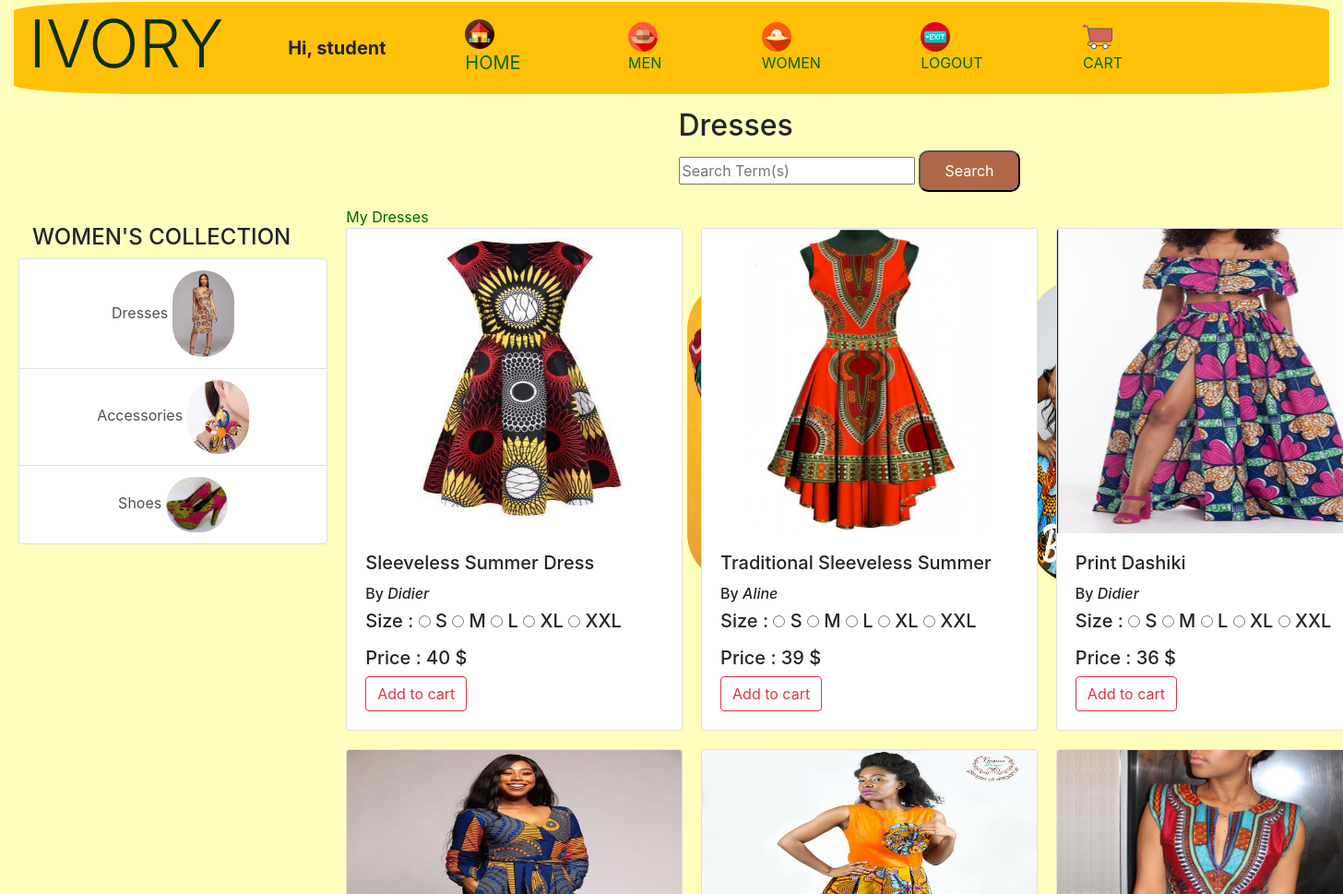
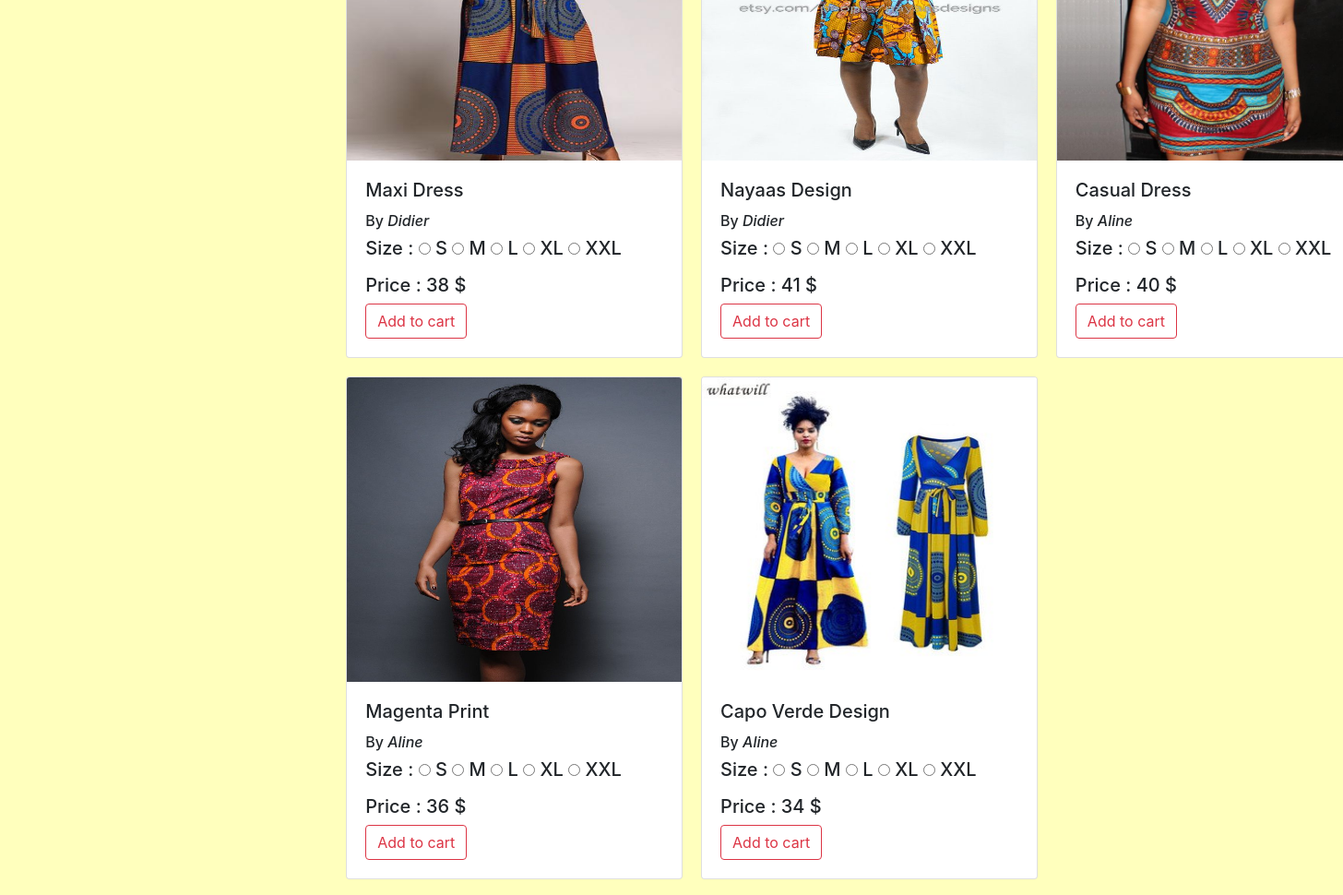
Screenshot of /dress/ (signed in) with the database file from the repository (2 pictures, top to bottom).
### ivoryApp/models.py (models this page shows, shortened)
class Dress(models.Model):
    dress_title = models.CharField(max_length=200)
    dress_picture = models.ImageField(upload_to="media/images/", null=True, blank=True)
    dress_price = models.IntegerField(default=0)
    dress_ForeignKey = models.ForeignKey(UserLoginModel, on_delete=models.SET_NULL, null=True, blank=True)

class UserLoginModel(models.Model):
    username = models.CharField(max_length=200)
    email = models.EmailField()
    password = models.CharField(max_length=200)
    userForeignKey = models.ForeignKey(User, on_delete=models.SET_NULL, null=True, blank=True)
    def __str__(self):
        return self.username

### ivoryApp/views.py (the view)
# urls.py: path('dress/', views.dress, name='dress'),
def dress(request):
    form = MyForm()
    allDresses = Dress.objects.all()
    return render(request, 'ivoryApp/item/dress.html', {'allDresses': allDresses, 'form': form})

### ivoryApp/forms.py
class MyForm(forms.Form):
    ts_size = forms.ChoiceField(choices=CUSTOMER_SIZE)
    s_size = forms.ChoiceField(choices=CUSTOMER_SIZE)
    pant_size = forms.ChoiceField(choices=CUSTOMER_SIZE)
    sm_size = forms.ChoiceField(choices=CUSTOMER_SIZE_SHOES_MEN)
    dress_size = forms.ChoiceField(choices=CUSTOMER_SIZE)
    bj_size = forms.ChoiceField(choices=CUSTOMER_SIZE_ACCESSORY)
    sw_size = forms.ChoiceField(choices=CUSTOMER_SIZE_SHOES_WOMEN)

### ivoryApp/templates/ivoryApp/item/dress.html (shortened to what this page needs)
{% extends 'ivoryApp/women.html' %}
{% block content %}
<header>
    <h2>Dresses</h2>
    <form action="{% url 'search_dress' %}" method="post">
        <input type="text" name="mySearch" placeholder="Search Term(s)" aria-label="Search" >
        <button type="submit">Search</button>
    </form>
</header>
<aside>
    {% if user.is_authenticated %}
    <a href="{% url 'yourdress' %}">My Dresses</a>
    {% endif %}
    {% if allDresses %}
    <div class="miniGrid">
    {% for eachdress in allDresses %}
    <div class="card" style="width: 22.8rem;">
        <img src="{{eachdress.dress_picture.url}}" class="card-img-top" alt="image item">
        <div class="card-body">
            <h5 class="card-title">{{ eachdress.dress_title }}</h5>
            <h6>
                By <i>{{ eachdress.dress_ForeignKey}}</i> <br>
            </h6>
            <h5>
                Size :
                {% for choice in form.dress_size.field.choices %}
                <input type="radio" name="dress_size" value="{{choice.0}}"
                       />
                <label class="">{{choice.1}}</label>
                {% endfor %}
            </h5>
            <h5>Price : {{ eachdress.dress_price }} $</h5>
            {% if user.is_authenticated %}
            <a href="#" class="btn btn-outline-danger">Add to cart</a>
            {% endif %}
        </div>
    </div>
    {% endfor %}
    </div>
    {% endif %}
</aside>
{% endblock %}

### ivoryApp/templates/ivoryApp/women.html (shortened to what this page needs)
<!DOCTYPE html>
<html lang="en">
<head>
    {% load static %}
    <link rel="stylesheet" href="../../static/ivoryApp/css/bootstrap.css">
    <link rel="stylesheet" href="{% static 'ivoryApp/css/women.css' %}">
</head>
<body>
<div class="containerGrid">
{% block header %}
    {% if user.is_authenticated %}
    <nav class="navbar navbar-expand-lg navbar-warning bg-warning">
        <h1 class="display-3" style="color: #0b2e13">IVORY</h1>
        <a class="navbar-brand" >
            <b>Hi, {{ user.get_username }}</b>
        </a>
        <a class="navbar-brand" href="{% url 'index' %}">
            <img src="../../../media/images/logo_house.png" class="icon"/> <br>
            HOME
        </a>
        <div class="collapse navbar-collapse" >
            <ul class="navbar-nav mr-auto">
                <li class="nav-item active">
                    <a class="nav-link" href="{% url 'men' %}">
                        <img src="../../../media/images/logo_men.png" class="icon"/>
                        MEN<span class="sr-only">(current)</span>
                    </a>
                </li>
                <li class="nav-item active">
                    <a class="nav-link" href="{% url 'women' %}">
                        <img src="../../../media/images/logo_woman.png" class="icon"/>
                        WOMEN <span class="sr-only">(current)</span>
                    </a>
                </li>
                <li class="nav-item active">
                    <a class="nav-link" href="{% url 'logout' %}">
                        <img src="../../../media/images/logo_exit.png" class="icon"/>
                        LOGOUT <span class="sr-only">(current)</span>
                    </a>
                </li>
                <li class="nav-item active">
                    <a class="nav-link" href="{% url 'shoppingCart' %}">
                        <img src="../../../media/images/logo_credit-card.png" class="icon"/>
                        CART <span class="sr-only">(current)</span>
                    </a>
                </li>
            </ul>
        </div>
    </nav>
    {% endif %}
{% endblock %}
<section>
    <h4>WOMEN'S COLLECTION</h4>
    <div class="row">
        <div >
            <div class="list-group" id="list-tab" role="tablist">
                <a class="list-group-item list-group-item-action" id="list-home-list" data-toggle="list" href="{% url 'dress' %}" role="tab">
                    Dresses
                    <img src="../../../media/images/fashion12.jpg" class="verySmallImage" alt="tip">
                </a>
                <a class="list-group-item list-group-item-action" id="list-profile-list" data-toggle="list" href="{% url 'bagjewel' %}" role="tab">
                    Accessories
                    <img src="../../../media/images/fashion13.jpg" class="verySmallImage" alt="tip">
                </a>
                <a class="list-group-item list-group-item-action" id="list-settings-list" data-toggle="list" href="{% url 'shoeswomen' %}" role="tab">
                    Shoes
                    <img src="../../../media/images/fashion14.png" class="verySmallImage" alt="tip">
                </a>
            </div>
        </div>
    </div>
</section>
    <aside>
        <p>.</p>
        <p>.</p>
        <div class="miniGrid">
        </div>
    </aside>
{% block content %}
{% endblock %}
</div>
</body>
</html>

### ivoryApp/static/ivoryApp/css/women.css (style rules this page uses)
img { width: 350px; height: 330px; }
body { margin: 1.5px 15px; background-color: rgba(255, 255, 0, 0.26); }
a { color: darkgreen; list-style-type: none; text-decoration: none; }
button, input[type=submit] { border-radius: 10px; background-color: rgba(147, 49, 29, 0.73); color: white; height: 45px; width: 110px; }
.miniGrid { display: grid; grid-template-columns: repeat(3,1fr); grid-gap: 20px; }
.containerGrid { display: grid; grid-template-columns: repeat(4, 1fr); grid-gap: 15px; grid-template-areas: "nav nav nav nav" ". . header header" "section aside aside aside" "footer footer footer footer"; }
nav { grid-area: nav; height:100px; border-radius: 10%; }
a.navbar-brand { margin-left: 5%; }
li.nav-item.active { margin-left: 22%; }
header { grid-area: header; }
section { grid-area: section; padding: 20px; }
aside { grid-area: aside; }
.verySmallImage { width:23%; height:1%; border-radius: 40px; }
div#list-tab.list-group { text-align: center; }
.icon { width: 32px; height: 32px; }

### rows the page displays
Dress: dress_picture (picture), dress_title "Sleeveless Summer Dress", dress_ForeignKey "Didier", choice "S" "M" "L" "XL" "XXL", dress_price "40"
Dress: dress_picture (picture), dress_title "Traditional Sleeveless Summer", dress_ForeignKey "Aline", choice "S" "M" "L" "XL" "XXL", dress_price "39"
Dress: dress_picture (picture), dress_title "Print Dashiki", dress_ForeignKey "Didier", choice "S" "M" "L" "XL" "XXL", dress_price "36"
Dress: dress_picture (picture), dress_title "Maxi Dress", dress_ForeignKey "Didier", choice "S" "M" "L" "XL" "XXL", dress_price "38"
Dress: dress_picture (picture), dress_title "Nayaas Design", dress_ForeignKey "Didier", choice "S" "M" "L" "XL" "XXL", dress_price "41"
Dress: dress_picture (picture), dress_title "Casual Dress", dress_ForeignKey "Aline", choice "S" "M" "L" "XL" "XXL", dress_price "40"
Dress: dress_picture (picture), dress_title "Magenta Print", dress_ForeignKey "Aline", choice "S" "M" "L" "XL" "XXL", dress_price "36"
Dress: dress_picture (picture), dress_title "Capo Verde Design", dress_ForeignKey "Aline", choice "S" "M" "L" "XL" "XXL", dress_price "34"

### other values shown
{{ user.get_username }} "student"
